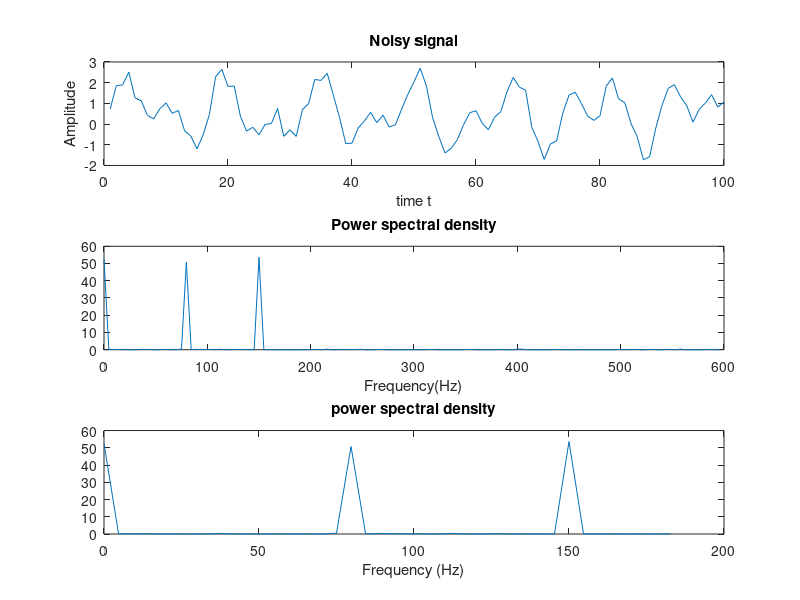

MATLAB code for this plot:
clc;
fs=1200;
t=0:1/fs:1;
x=sin(2*pi*80*t)+sin(2*pi*150*t);
y=x+rand(size(t));
subplot(3,1,1);
plot(y(1:100));
title("Noisy signal");
xlabel("time t");
ylabel("Amplitude");
Y=fft(y,256);
Pyy=Y.*conj(Y)/300;
f=fs/256*(0:127);
subplot(3,1,2)
plot(f,Pyy(1:128));
title("Power spectral density")
xlabel("Frequency(Hz)");
subplot(3,1,3)
plot(f(1:40),Pyy(1:40))
title("power spectral density")
xlabel("Frequency (Hz)")
